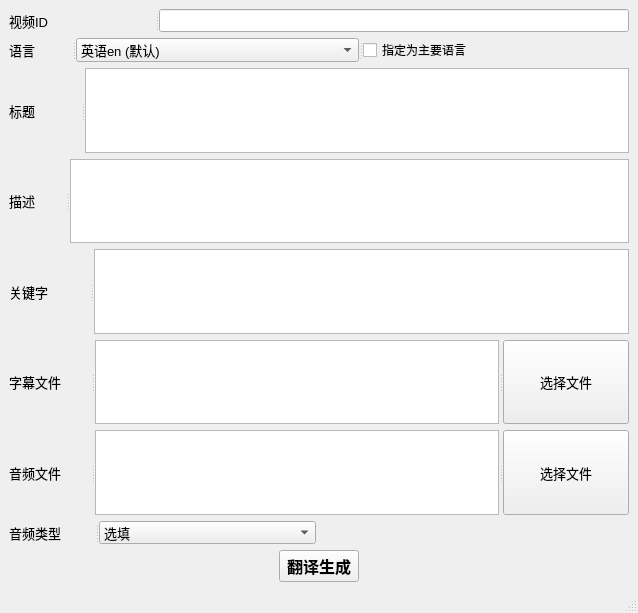
<?xml version="1.0" encoding="UTF-8"?>
<ui version="4.0">
 <class>MainWindow</class>
 <widget class="QMainWindow" name="MainWindow">
  <property name="geometry">
   <rect>
    <x>0</x>
    <y>0</y>
    <width>638</width>
    <height>613</height>
   </rect>
  </property>
  <property name="sizePolicy">
   <sizepolicy hsizetype="Expanding" vsizetype="Expanding">
    <horstretch>10</horstretch>
    <verstretch>0</verstretch>
   </sizepolicy>
  </property>
  <property name="font">
   <font>
    <pointsize>10</pointsize>
   </font>
  </property>
  <property name="windowTitle">
   <string>YBTranslator</string>
  </property>
  <property name="autoFillBackground">
   <bool>false</bool>
  </property>
  <widget class="QWidget" name="centralwidget">
   <layout class="QGridLayout" name="gridLayout">
    <item row="5" column="0" colspan="4">
     <widget class="QSplitter" name="splitter_6">
      <property name="orientation">
       <enum>Qt::Horizontal</enum>
      </property>
      <widget class="QLabel" name="srt_file_2">
       <property name="font">
        <font>
         <pointsize>10</pointsize>
        </font>
       </property>
       <property name="text">
        <string>字幕文件</string>
       </property>
      </widget>
      <widget class="QTextEdit" name="srt_file_con_2"/>
      <widget class="QPushButton" name="choicesrt_button_2">
       <property name="text">
        <string>选择文件</string>
       </property>
      </widget>
     </widget>
    </item>
    <item row="7" column="0" colspan="2">
     <widget class="QSplitter" name="splitter_8">
      <property name="orientation">
       <enum>Qt::Horizontal</enum>
      </property>
      <widget class="QLabel" name="audio_type_2">
       <property name="font">
        <font>
         <pointsize>10</pointsize>
        </font>
       </property>
       <property name="text">
        <string>音频类型</string>
       </property>
      </widget>
      <widget class="QComboBox" name="audio_choice_2">
       <property name="font">
        <font>
         <pointsize>10</pointsize>
        </font>
       </property>
       <item>
        <property name="text">
         <string>选填</string>
        </property>
       </item>
       <item>
        <property name="text">
         <string>localized_audio</string>
        </property>
       </item>
       <item>
        <property name="text">
         <string>audio_description</string>
        </property>
       </item>
       <item>
        <property name="text">
         <string>commentary</string>
        </property>
       </item>
      </widget>
     </widget>
    </item>
    <item row="8" column="0">
     <spacer name="horizontalSpacer_2">
      <property name="orientation">
       <enum>Qt::Horizontal</enum>
      </property>
      <property name="sizeHint" stdset="0">
       <size>
        <width>264</width>
        <height>20</height>
       </size>
      </property>
     </spacer>
    </item>
    <item row="4" column="0" colspan="4">
     <widget class="QSplitter" name="splitter_5">
      <property name="orientation">
       <enum>Qt::Horizontal</enum>
      </property>
      <widget class="QLabel" name="keywords_2">
       <property name="font">
        <font>
         <pointsize>10</pointsize>
        </font>
       </property>
       <property name="text">
        <string>关键字</string>
       </property>
      </widget>
      <widget class="QTextEdit" name="key_con_2"/>
     </widget>
    </item>
    <item row="0" column="0" colspan="4">
     <widget class="QSplitter" name="splitter">
      <property name="orientation">
       <enum>Qt::Horizontal</enum>
      </property>
      <widget class="QLabel" name="video_id_2">
       <property name="font">
        <font>
         <pointsize>10</pointsize>
        </font>
       </property>
       <property name="text">
        <string>视频ID</string>
       </property>
      </widget>
      <widget class="QLineEdit" name="video_id_con_2">
       <property name="enabled">
        <bool>true</bool>
       </property>
       <property name="autoFillBackground">
        <bool>false</bool>
       </property>
      </widget>
     </widget>
    </item>
    <item row="6" column="0" colspan="4">
     <widget class="QSplitter" name="splitter_7">
      <property name="orientation">
       <enum>Qt::Horizontal</enum>
      </property>
      <widget class="QLabel" name="audio_file_2">
       <property name="font">
        <font>
         <pointsize>10</pointsize>
        </font>
       </property>
       <property name="text">
        <string>音频文件</string>
       </property>
      </widget>
      <widget class="QTextEdit" name="audio_file_con_2"/>
      <widget class="QPushButton" name="choiceaudio_button_1">
       <property name="text">
        <string>选择文件</string>
       </property>
      </widget>
     </widget>
    </item>
    <item row="2" column="0" colspan="4">
     <widget class="QSplitter" name="splitter_3">
      <property name="orientation">
       <enum>Qt::Horizontal</enum>
      </property>
      <widget class="QLabel" name="title_2">
       <property name="font">
        <font>
         <pointsize>10</pointsize>
        </font>
       </property>
       <property name="text">
        <string>标题  </string>
       </property>
      </widget>
      <widget class="QTextEdit" name="title_con_2">
       <property name="tabletTracking">
        <bool>false</bool>
       </property>
       <property name="autoFillBackground">
        <bool>false</bool>
       </property>
      </widget>
     </widget>
    </item>
    <item row="8" column="1" colspan="2">
     <widget class="QPushButton" name="synthetise_2">
      <property name="font">
       <font>
        <pointsize>12</pointsize>
        <weight>75</weight>
        <italic>false</italic>
        <bold>true</bold>
        <underline>false</underline>
        <strikeout>false</strikeout>
        <kerning>true</kerning>
       </font>
      </property>
      <property name="text">
       <string>翻译生成</string>
      </property>
     </widget>
    </item>
    <item row="8" column="3">
     <spacer name="horizontalSpacer_3">
      <property name="orientation">
       <enum>Qt::Horizontal</enum>
      </property>
      <property name="sizeHint" stdset="0">
       <size>
        <width>263</width>
        <height>20</height>
       </size>
      </property>
     </spacer>
    </item>
    <item row="3" column="0" colspan="4">
     <widget class="QSplitter" name="splitter_4">
      <property name="orientation">
       <enum>Qt::Horizontal</enum>
      </property>
      <widget class="QLabel" name="description_2">
       <property name="font">
        <font>
         <pointsize>10</pointsize>
        </font>
       </property>
       <property name="text">
        <string>描述</string>
       </property>
      </widget>
      <widget class="QPlainTextEdit" name="desc_con_2">
       <property name="font">
        <font>
         <pointsize>10</pointsize>
         <underline>false</underline>
        </font>
       </property>
       <property name="autoFillBackground">
        <bool>false</bool>
       </property>
       <property name="backgroundVisible">
        <bool>false</bool>
       </property>
       <property name="centerOnScroll">
        <bool>false</bool>
       </property>
      </widget>
     </widget>
    </item>
    <item row="7" column="2" colspan="2">
     <spacer name="horizontalSpacer">
      <property name="orientation">
       <enum>Qt::Horizontal</enum>
      </property>
      <property name="sizeHint" stdset="0">
       <size>
        <width>303</width>
        <height>20</height>
       </size>
      </property>
     </spacer>
    </item>
    <item row="1" column="0" colspan="4">
     <widget class="QSplitter" name="splitter_2">
      <property name="orientation">
       <enum>Qt::Horizontal</enum>
      </property>
      <widget class="QLabel" name="language_2">
       <property name="font">
        <font>
         <pointsize>10</pointsize>
        </font>
       </property>
       <property name="text">
        <string>语言</string>
       </property>
      </widget>
      <widget class="QComboBox" name="lang_choice_2">
       <property name="font">
        <font>
         <pointsize>10</pointsize>
        </font>
       </property>
       <item>
        <property name="text">
         <string>英语en (默认)</string>
        </property>
       </item>
       <item>
        <property name="text">
         <string>韩语kor</string>
        </property>
       </item>
       <item>
        <property name="text">
         <string>泰语th</string>
        </property>
       </item>
       <item>
        <property name="text">
         <string>葡萄牙语pt</string>
        </property>
       </item>
       <item>
        <property name="text">
         <string>希腊语el</string>
        </property>
       </item>
       <item>
        <property name="text">
         <string>保加利亚语bul</string>
        </property>
       </item>
       <item>
        <property name="text">
         <string>芬兰语fin</string>
        </property>
       </item>
       <item>
        <property name="text">
         <string>斯洛文尼亚slo</string>
        </property>
       </item>
       <item>
        <property name="text">
         <string>法语fra</string>
        </property>
       </item>
       <item>
        <property name="text">
         <string>阿拉伯语ara</string>
        </property>
       </item>
       <item>
        <property name="text">
         <string>德语de</string>
        </property>
       </item>
       <item>
        <property name="text">
         <string>荷兰语nl</string>
        </property>
       </item>
       <item>
        <property name="text">
         <string>爱沙尼亚语est</string>
        </property>
       </item>
       <item>
        <property name="text">
         <string>捷克语cs</string>
        </property>
       </item>
       <item>
        <property name="text">
         <string>瑞典语swe</string>
        </property>
       </item>
       <item>
        <property name="text">
         <string>越南语vie</string>
        </property>
       </item>
       <item>
        <property name="text">
         <string>日语jp</string>
        </property>
       </item>
       <item>
        <property name="text">
         <string>西班牙语spa</string>
        </property>
       </item>
       <item>
        <property name="text">
         <string>俄语ru</string>
        </property>
       </item>
       <item>
        <property name="text">
         <string>意大利语it</string>
        </property>
       </item>
       <item>
        <property name="text">
         <string>波兰语pl</string>
        </property>
       </item>
       <item>
        <property name="text">
         <string>丹麦语dan</string>
        </property>
       </item>
       <item>
        <property name="text">
         <string>罗马尼亚语rom</string>
        </property>
       </item>
       <item>
        <property name="text">
         <string>匈牙利语hul</string>
        </property>
       </item>
      </widget>
      <widget class="QCheckBox" name="mainornot_2">
       <property name="font">
        <font>
         <pointsize>9</pointsize>
        </font>
       </property>
       <property name="text">
        <string>指定为主要语言</string>
       </property>
      </widget>
     </widget>
    </item>
   </layout>
  </widget>
  <widget class="QMenuBar" name="menubar">
   <property name="geometry">
    <rect>
     <x>0</x>
     <y>0</y>
     <width>638</width>
     <height>23</height>
    </rect>
   </property>
  </widget>
  <widget class="QStatusBar" name="statusbar"/>
 </widget>
 <resources/>
 <connections/>
</ui>
